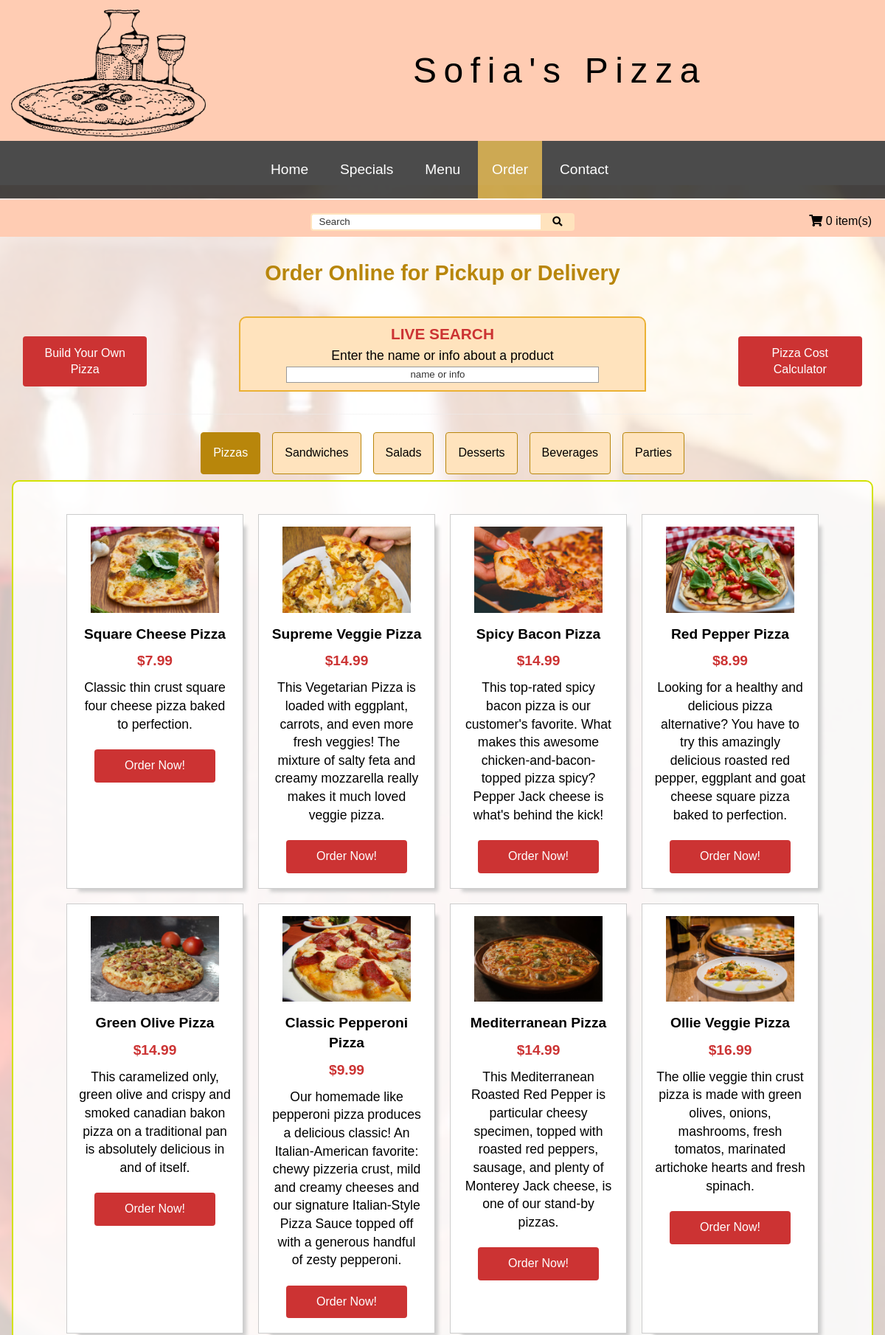
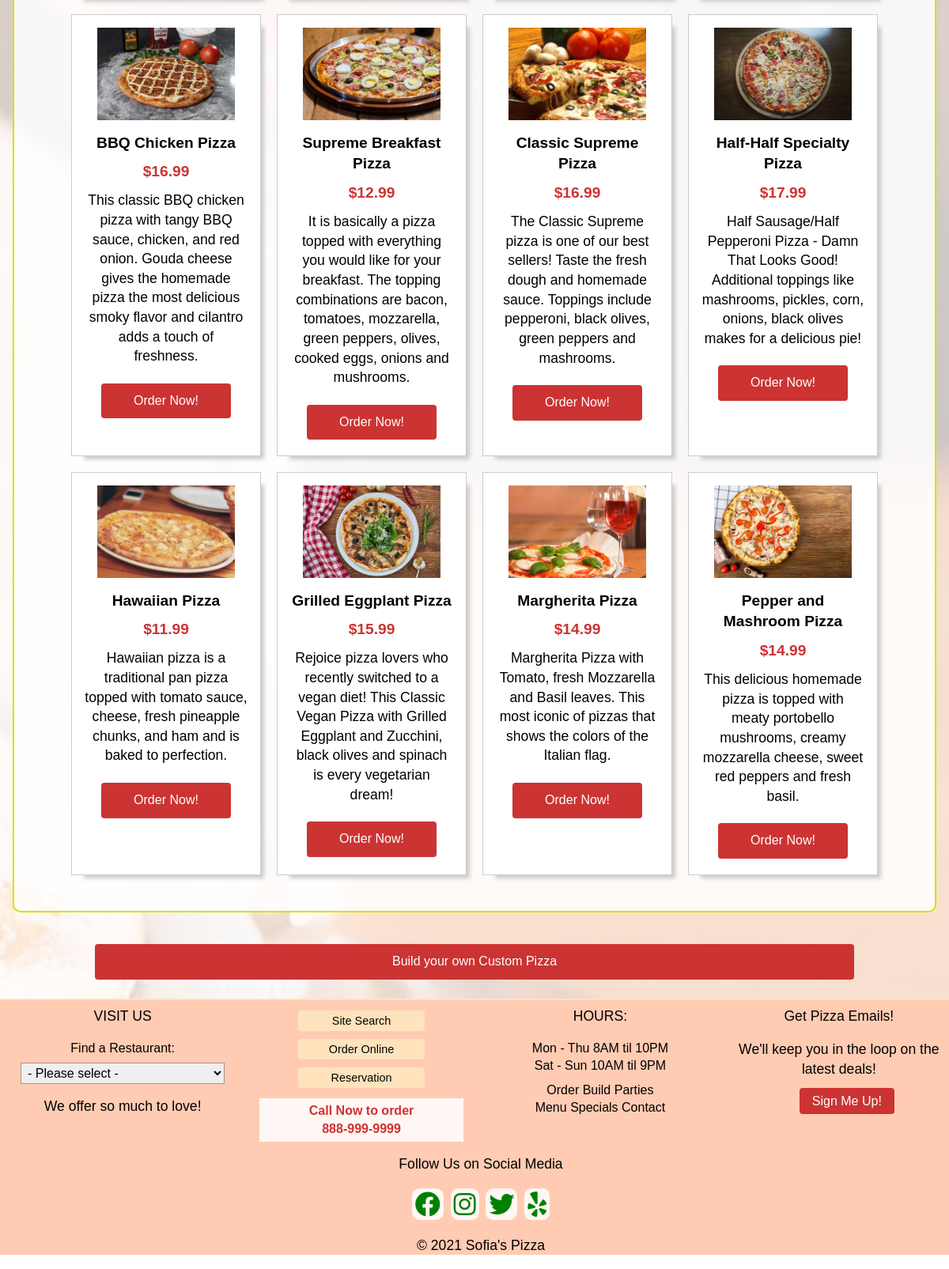
The page /pages/order.php on the database its author committed (2 pictures, top to bottom).
### tables this page shows
CREATE TABLE `sp19_categories` (
  `catid` int(5) NOT NULL,
  `catname` varchar(255) NOT NULL
);

CREATE TABLE `sp19_products` (
  `prodid` int(5) NOT NULL,
  `prodname` varchar(255) NOT NULL,
  `proddesc` text NOT NULL,
  `prodprice` decimal(9,2) NOT NULL,
  `link` varchar(255) NOT NULL,
  `featured` enum('yes','no') NOT NULL,
  `weeklyspecial` varchar(255) NOT NULL,
  `menutype` enum('Breakfast','Lunch','Dinner','All') NOT NULL DEFAULT 'All',
  `image` varchar(255) NOT NULL,
  `catid` int(5) NOT NULL
);

### functions/cartfunctions.php (called while the page is built, shortened)
<?php
function numcartitems($sessid){
   $dbh = new PDO("mysql:host=localhost;dbname=sfaverma_sofiapizza", 'sfaverma_sofiapizza', 'SPadmin1');
   $sql = $dbh->prepare("select count(productid) from sp19_cartitems where sessionid = '$sessid'");
   $sql->execute();
   $row = $sql->fetch();
   $num = $row[0];
   return $num;
}
?>

### pages/order.php (the view, shortened to what this page needs)
<?php
	include '../functions/cartfunctions.php';
	include '../includes/header.php';
if(isset($_GET['category'])) {
		$show_categ = $_GET['category'];
} else {
		$show_categ = 'N';
}
?>
	<h1 class="text-alignCenter">Order Online for Pickup or Delivery</h1>
	<section class="grid doubleSides mt">
		<article class="middleText noMin">
			<a href="custom-pizza.php" class="btn button">Build Your Own Pizza</a>
		</article>
		<article id="containerSearch" class="withinPage noMin">
			<section id="searchArea">
					<label for="search">Live Search</label>
					<p>Enter the name or info about a product</p>
					<input type="search" name="search" id="search" placeholder="name or info">
			 </section>
   		</article>
		<article class="middleText noMin">
			<a href="pizza-cost.html" class="btn button">Pizza Cost Calculator</a>
		</article>
	</section>
   <section>
					<article id="update"></article>
			 </section>
    <div id="categories" class="tab-container">
		<ul class="tabs">
		   <?php
			 $cat_sql = $dbh->prepare("SELECT * FROM sp19_categories");
			 $cat_sql->execute();
		   		$i = 1;
				while ($cat_row = $cat_sql->fetch()){
				   $cat_id = $cat_row['catid'];
				   $cat_name = $cat_row['catname'];
					if ((($i == 1) && ($show_categ == 'N')) || ($cat_name == $show_categ)) {
					    echo '<li class="current" data-tab="tab-'.$cat_id.'">'.$cat_name.'</li>';
					} else {
						 echo '<li data-tab="tab-'.$cat_id.'">'.$cat_name.'</li>';
					}
					$i++;
				}
			?>
		</ul>
	 <?php
			$cat_sql = $dbh->prepare("SELECT * FROM sp19_categories");
			$cat_sql->execute();
				$i = 1;
				while ($cat_row = $cat_sql->fetch()){
				   $cat_id = $cat_row['catid'];
				   $cat_name = $cat_row['catname'];
					if ((($i == 1) && ($show_categ == 'N')) || ($cat_name == $show_categ)) {
						echo '<div id="tab-'.$cat_id.'" class="tab-content current clearfloat">';
					} else {
						echo '<div id="tab-'.$cat_id.'" class="tab-content clearfloat">';
					}
					echo '<section class="gallery text-alignCenter">';
					$prod_sql = $dbh->prepare("SELECT * FROM sp19_products WHERE catid = $cat_id;");
					$prod_sql->execute();
						while ($row = $prod_sql->fetch()){
						   $prod_name = $row['prodname'];
						   $prod_desc = $row['proddesc'];
						   $prod_price = $row['prodprice'];
						   $prod_img = $row['image'];
						   $prod_link = $row['link'];
						 echo '<div class="card-container">';
						   echo '<div>';
								  echo '<img src="'.$rootPath.'/images/products/'.$prod_img.'.jpg" alt="'.$prod_img.'" class="img-responsive zoomIn">';
						   echo '</div>';
						   echo '<div>';
								echo '<h3>'.$prod_name.'</h3>';
								echo '<h3 class="price">$'.$prod_price.'</h3>';
								echo '<p>'.$prod_desc.'</p>';
							    echo '<a class="btn button" href="'.$rootPath.$prod_link.'" title="click to see more">Order Now!</a>';
							echo '</div>';
						echo '</div>';
						}
   	   				$i++;
					echo '</section>';
					echo '</div>';
				}
	?>
</div>
 <a href="<?php echo "$rootPath"; ?>pages/custom-pizza.php" class="btn button">Build your own Custom Pizza</a>
<?php
	include('../includes/footer.php');
?>

### includes/header.php (shortened to what this page needs)
<?php
    $rootPath = '/Sofia-Pizza-20210131/';
    $activePage = basename($_SERVER['PHP_SELF'], ".php");
?>
<!DOCTYPE html>
<html lang="en">
<head>
    <link rel="stylesheet" href="https://use.fontawesome.com/releases/v5.8.2/css/all.css">
    <link rel="stylesheet" href="<?php echo "$rootPath"; ?>css/hsm_min.css" type="text/css">
    <link rel="stylesheet" href="<?php echo "$rootPath"; ?>css/pizza.css">
    <link rel="stylesheet" href="<?php echo "$rootPath"; ?>css/search.css">
</head>
<body id="<?php if ($activePage == 'index') {echo 'home';} else {echo $activePage;} ?>">
         <header class="grid asideLeft">
               <div class="middleText">
                    <img src="<?php echo "$rootPath"; ?>images/pizza-demo-logo.png" class="img-responsive mt" alt="company logo">  </div>
               <div class="middleText">
                   <p>Sofia's Pizza</p>
               </div>
           </header>
       <nav class="navbar-container transparentNav opacityNone">
       <div id="menu">
            <ul class="main-nav">
                <li class="nav-item">
                    <a href="<?php echo "$rootPath"; ?>index.php" class="nav-title <?php if ($activePage == 'index') { echo ' active';} ?>">Home</a>
                </li>
                <li class="nav-item">
                    <a href="<?php echo "$rootPath"; ?>pages/specials.php" class="nav-title <?php if ($activePage == 'specials') { echo ' active';} ?>">Specials</a>
                </li>
                <li class="nav-item">
                    <a href="<?php echo "$rootPath"; ?>pages/menuPage.php" class="nav-title<?php if ($activePage == 'menuPage') { echo ' active';} ?>">Menu</a>
                </li>
               <li class="nav-item">
                    <a href="<?php echo "$rootPath"; ?>pages/order.php" class="nav-title <?php if ($activePage == 'order') { echo ' active';} ?>">Order</a>
                </li>
                <li class="nav-item">
                    <a href="<?php echo "$rootPath"; ?>pages/contact.php" class="nav-title <?php if ($activePage == 'contact') { echo ' active';} ?>">Contact</a>
                </li>
            </ul>
        </div>
    </nav>
<div class="bgImage">
<main class="galWrapper">
<div class="aboveMenu2">&nbsp; </div>
<header class="grid menu2">
          <article>
	      </article>
          <article>
			    <form class="search" action ="<?php echo "$rootPath"; ?>pages/searchSql.php" method="get">
					  <input type="text" class="searchTerm" name="qry" placeholder="Search">
					  <button type="submit" class="searchButton">
						<i class="fas fa-search"></i>
					  </button>
			  </form>
	      </article>
		  <article>
			  <a href="<?php echo "$rootPath"; ?>pages/viewcart.php"><i class="fas fa-shopping-cart"></i><?php echo ' <span id="numcartitems"> '.numcartitems($sessid).' </span>'; ?>item(s)</a>
		  </article>
</header>

### includes/footer.php (shortened to what this page needs)
 <footer class="footer styleAccord">
   <section class="grid column4">
   	<article>
		<p>VISIT US</p>
  		<form action="#" id="locFooter">
             <label for="location">Find a Restaurant:</label>
                    <select name="location" id="location">
                        <option value="">- Please select -</option>
                     </select>
		</form>
  		<p>We offer so much to love!</p>
   	</article>
   	<article>
   		<ul>
   			<li><a href="<?php echo "$rootPath"; ?>pages/liveSearch.php" class="btn button" title="search by name or product info">Site Search</a></li>
   			<li><a href="<?php echo "$rootPath"; ?>pages/order.php" class="btn button" title="order for delivery or carryout">Order Online</a></li>
   			<li><a href="<?php echo "$rootPath"; ?>pages/booking.php" class="btn button" title="reserve your table">Reservation</a></li>
   		</ul>
   		<p class="callMsg mt">Call Now to order<br>
   		888-999-9999</p>
   	</article>
   	<article>
   		<p>HOURS:</p>
   		<ul class="displayInline">
   				<li>Mon - Thu 8AM til 10PM</li>
   				<li>Sat - Sun 10AM til 9PM</li>
   		</ul>
   		<ul class="displayInline mt">
  				<li> <a href="<?php echo "$rootPath"; ?>pages/order.php" title="order by category">Order</a></li>
  				<li> <a href="<?php echo "$rootPath"; ?>pages/custom-pizza.php" title="build your own pizza">Build</a></li>
  				<li> <a href="<?php echo "$rootPath"; ?>pages/booking.php" title="book a reservation for your party">Parties</a></li>
   		</ul>
   		<ul class="displayInline">
   				<li> <a href="<?php echo "$rootPath"; ?>pages/menuPage.php" title="our menu">Menu</a></li>
   				<li> <a href="<?php echo "$rootPath"; ?>pages/specials.php" title="weekly specials">Specials</a></li>
   				<li> <a href="<?php echo "$rootPath"; ?>pages/contact.php" title="contact us">Contact</a></li>
   		</ul>
   	</article>
   	<article>
   		<p>Get Pizza Emails!</p>
		<p>We'll keep you in the loop on the latest deals!
		</p>
  	<a href="<?php echo "$rootPath"; ?>pages/newsletter.php" class="btnCall button" title="sign up for newsletter">Sign Me Up!</a>
   	</article>
   </section>
   <article>
   		<p>Follow Us on Social Media</p>
   		<div class="social mb">
   			<a href="https://www.facebook.com" target="_blank" title="facebook"><i class="fab fa-facebook"></i></a>
   			<a href="https://www.instagram.com" target="_blank" title="instagram"><i class="fab fa-instagram"></i></a>
			<a href="https://www.twitter.com" target="_blank" title="twitter"><i class="fab fa-twitter"></i></a>
		    <a href="https://www.yelp.com" target="_blank" title="yelp"><i class="fab fa-yelp"></i></a>
   		</div>
   		<p>&copy; <?php echo '  ' . date("Y") . ' '?>Sofia's Pizza</p>
   	</article>
</footer>
 </main>
</div>
</body>
</html>

### css/hsm_min.css (style rules this page uses)
h1 { font-family:sans-serif;font-size:2.6em;margin:1em auto }
h2,h3,h4,h5,h6 { margin:1em 0 }
h3 { font-size:1.5em }
p { margin-bottom:1em;font-size:1.1em }
.text-alignCenter { text-align:center }
* { margin:0;padding:0;border:0;box-sizing:border-box }
article,aside,audio,details,figcaption,figure,footer,header,hgroup,main,menu,nav,section,video { display:block }
body { line-height:1.4;font-family:Arial,Helvetica,sans-serif;font-size:100%;font-weight:400 }
a { text-decoration:none;color:#000 }
main { margin:1em auto }
.btn { text-decoration:none;text-align:center;vertical-align:middle;display:inline-block;padding:8px 16px;border-radius:4px;text-decoration:none;max-width:100% }
.active,.btn-primary:active,.btn-primary:focus { border:solid 2px #6495ed;background-color:#6495ed }
.button { padding:.7em;color:#fff;background-color:#b8860b }
.img-responsive { max-width:100%;height:auto }
.middleText { display:flex;align-items:center;justify-content:center;text-align:center;padding:15vw 0 }
.navbar-container { background-color:#000;opacity:.7;display:flex;justify-content:space-between;min-height:70px;padding-right:.5em;position:relative }
#menu { min-width:300px;position:absolute;top:70px;right:0;background-color:#c33;border-top:1px solid #ccc;display:none;text-align:center }
li.nav-item { list-style-type:none }
a.dropdown-menu-title,a.nav-title { text-decoration:none;color:#fff;padding:1em;font-size:1.2em;line-height:40px;height:100%;width:100%;display:inline-block }
.transparentNav { position:ABSOLUTE!important;Z-INDEX:5;WIDTH:100% }
.search i { display:none }
.search input { padding:.25em }
@media screen and (min-width:480px) { #menu { min-width:400px;text-align:center } }
@media screen and (min-width:480px) { .search i { display:inline } }
@media screen and (min-width:480px) { .search input { padding:.5em } }
@media screen and (min-width:570px) { .navbar-container { background-color:#000;opacity:.7;display:flex;justify-content:space-between;min-height:70px;padding-right:.5em;position:static } }
@media screen and (min-width:570px) { #menu { background-color:#000;display:block;border-top:none;position:static } }
@media screen and (min-width:570px) { li.nav-item { display:inline-block } }
.grid { display:grid;column-gap:2%;grid-row-gap:10px }
.grid { grid-template-columns:1fr }
.grid>article,.grid>div,.grid>section { padding:0 10px }
@media screen and (min-width:480px) { .column4 { grid-template-columns:repeat(2,49%) } }
@media screen and (min-width:750px) { .column4 { grid-template-columns:repeat(4,23.5%) } }
@media screen and (min-width:750px) { .asideLeft { grid-template-columns:1fr 3fr } }
@media screen and (min-width:750px) { .doubleSides { grid-template-columns:1fr 3fr 1fr } }
.gallery { padding:1%;margin:2% 0;display:flex;justify-content:center;flex-wrap:wrap }
.gallery>article,.gallery>div { background-color:#fff;margin:10px }
.tab-container { margin:2em auto;padding:2em;border-radius:15px }
ul.tabs { margin:0;padding:0;list-style:none;text-align:center }
ul.tabs li { background:0 0;display:inline-block;padding:1em;margin:.5em;cursor:pointer;border-radius:4px;border-bottom:none;border:solid 1px #ccc }
ul.tabs li.current { background:#ededed }
.tab-content { display:none;background:#ededed;padding:2em }
.tab-content.current { display:block }
.tab-content img,.tab-content-vertical img { padding:1em }
@media screen and (min-width:560px) { .tab-content img,.tab-content-vertical img { padding:0 1em } }
.card-container { width:100%;box-shadow:10px 10px 5px -6px rgba(204,204,204,1);padding:1em;border:solid 1px #ccc }
@media screen and (min-width:620px) { .card-container,.priceCard-container,div.card-rounded { margin-top:0;width:18rem } }
.zoomIn { transition:all .5s ease }
.footer { background-color:#ccc;color:#fff;text-align:center;padding:.5em 0 0 1rem;margin-top:1em;line-height:1.4;min-height:100px;margin-top:auto }
.footer .social { font-size:2em }
input,select,textarea { border:solid 1px #999 }
ul { list-style-type:none }
label { display:block;color:#333;padding:0 0 .2em 0;margin-bottom:.2em }
.fullWidthForm input,.fullWidthForm select,.fullWidthForm textarea,select { width:100%;margin-bottom:1em;padding:3px 4px }
select { font-size:1em }
input::placeholder,textarea::placeholder { color:#333 }
.displayInline label,.displayInline li { display:inline-block }
.clearfloat::after { content:"";clear:both;display:table }

### rows shown on the page
sp19_categories: catname "Pizzas"
sp19_categories: catname "Sandwiches"
sp19_categories: catname "Salads"
sp19_categories: catname "Desserts"
sp19_categories: catname "Beverages"
sp19_categories: catname "Parties"
sp19_products: image (picture), prodname "Square Cheese Pizza", prodprice "7.99", proddesc "Classic thin crust square four cheese pizza baked to perfection."
sp19_products: image (picture), prodname "Supreme Veggie Pizza", prodprice "14.99", proddesc "This Vegetarian Pizza is loaded with eggplant, carrots, and even more fresh veggies! The mixture of salty feta and creamy mozzarella really makes it much loved veggie pizza."
sp19_products: image (picture), prodname "Spicy Bacon Pizza", prodprice "14.99", proddesc "This top-rated spicy bacon pizza is our customer's favorite. What makes this awesome chicken-and-bacon-topped pizza spicy? Pepper Jack cheese is what's behind the kick!"
sp19_products: image (picture), prodname "Red Pepper Pizza", prodprice "8.99", proddesc "Looking for a healthy and delicious pizza alternative? You have to try this amazingly delicious roasted red pepper, eggplant and goat cheese square pizza baked to perfection."
sp19_products: image (picture), prodname "Green Olive Pizza", prodprice "14.99", proddesc "This caramelized only, green olive and crispy and smoked canadian bakon pizza on a traditional pan is absolutely delicious in and of itself."
sp19_products: image (picture), prodname "Classic Pepperoni Pizza", prodprice "9.99", proddesc "Our homemade like pepperoni pizza produces a delicious classic! An Italian-American favorite: chewy pizzeria crust, mild and creamy cheeses and our signature Italian-Style Pizza Sauce topped off with a generous handful of zesty pepperoni."
sp19_products: image (picture), prodname "Mediterranean Pizza", prodprice "14.99", proddesc "This Mediterranean Roasted Red Pepper is particular cheesy specimen, topped with roasted red peppers, sausage, and plenty of Monterey Jack cheese, is one of our stand-by pizzas."
sp19_products: image (picture), prodname "Ollie Veggie Pizza", prodprice "16.99", proddesc "The ollie veggie thin crust pizza is made with green olives, onions, mashrooms, fresh tomatos, marinated artichoke hearts and fresh spinach."
sp19_products: image (picture), prodname "BBQ Chicken Pizza", prodprice "16.99", proddesc "This classic BBQ chicken pizza with tangy BBQ sauce, chicken, and red onion. Gouda cheese gives the homemade pizza the most delicious smoky flavor and cilantro adds a touch of freshness."
sp19_products: image (picture), prodname "Supreme Breakfast Pizza", prodprice "12.99", proddesc "It is basically a pizza topped with everything you would like for your breakfast. The topping combinations are bacon, tomatoes, mozzarella, green peppers, olives, cooked eggs, onions and mushrooms."
sp19_products: image (picture), prodname "Classic Supreme Pizza", prodprice "16.99", proddesc "The Classic Supreme pizza is one of our best sellers! Taste the fresh dough and homemade sauce. Toppings include pepperoni, black olives, green peppers and mashrooms."
sp19_products: image (picture), prodname "Half-Half Specialty Pizza", prodprice "17.99", proddesc "Half Sausage/Half Pepperoni Pizza - Damn That Looks Good! Additional toppings like mashrooms, pickles, corn, onions, black olives makes for a delicious pie!"
sp19_products: image (picture), prodname "Hawaiian Pizza", prodprice "11.99", proddesc "Hawaiian pizza is a traditional pan pizza topped with tomato sauce, cheese, fresh pineapple chunks, and ham and is baked to perfection."
sp19_products: image (picture), prodname "Grilled Eggplant Pizza", prodprice "15.99", proddesc "Rejoice pizza lovers who recently switched to a vegan diet! This Classic Vegan Pizza with Grilled Eggplant and Zucchini, black olives and spinach is every vegetarian dream!"
sp19_products: image (picture), prodname "Margherita Pizza", prodprice "14.99", proddesc "Margherita Pizza with Tomato, fresh Mozzarella and Basil leaves. This most iconic of pizzas that shows the colors of the Italian flag."
sp19_products: image (picture), prodname "Pepper and Mashroom Pizza", prodprice "14.99", proddesc "This delicious homemade pizza is topped with meaty portobello mushrooms, creamy mozzarella cheese, sweet red peppers and fresh basil."

### other values the page prints
numcartitems($sessid) "0"
